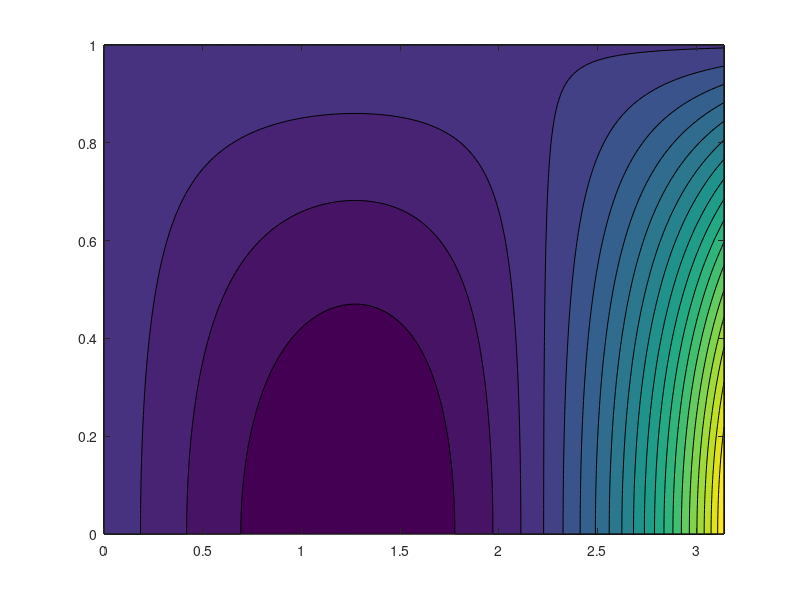
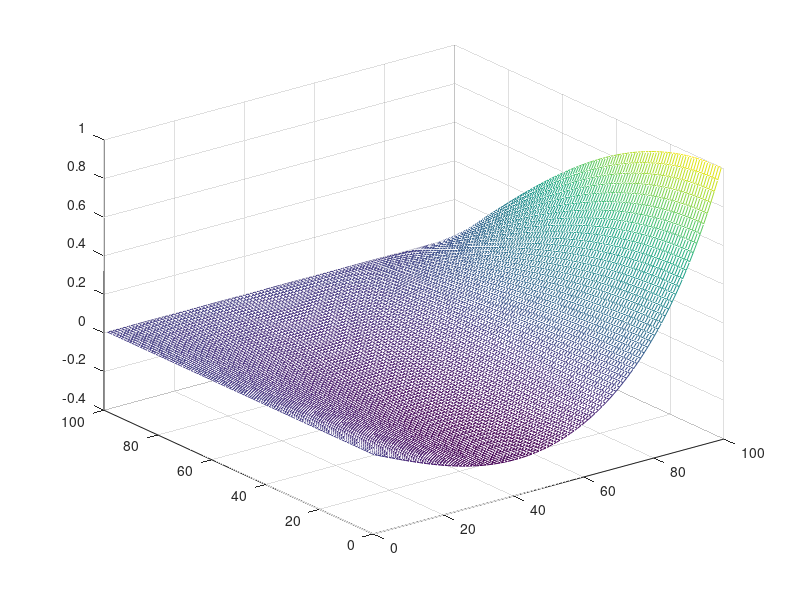

The MATLAB source for these figures, in order:
clear all; clc; close all;
%% Problem 3
N = 100;
x = linspace(0, pi, N);
y = linspace(0, 1, N);
[X,Y] = meshgrid(x,y);
L = (sinh(pi*X/2).*cos(pi*Y/2)/sinh(pi^2/2));
phi = (sin(X).*cos(pi*Y/2));
test1 = (sin(X).*cos(pi*Y/2));
% plotting exact solution
u_exact = L - phi/(1+pi^2/4);
figure
contourf(X,Y,u_exact,20)

figure
mesh(u_exact)
%% Functions
function [soln] = Poisson_Jacobi(u, phi, Delta)
    
end